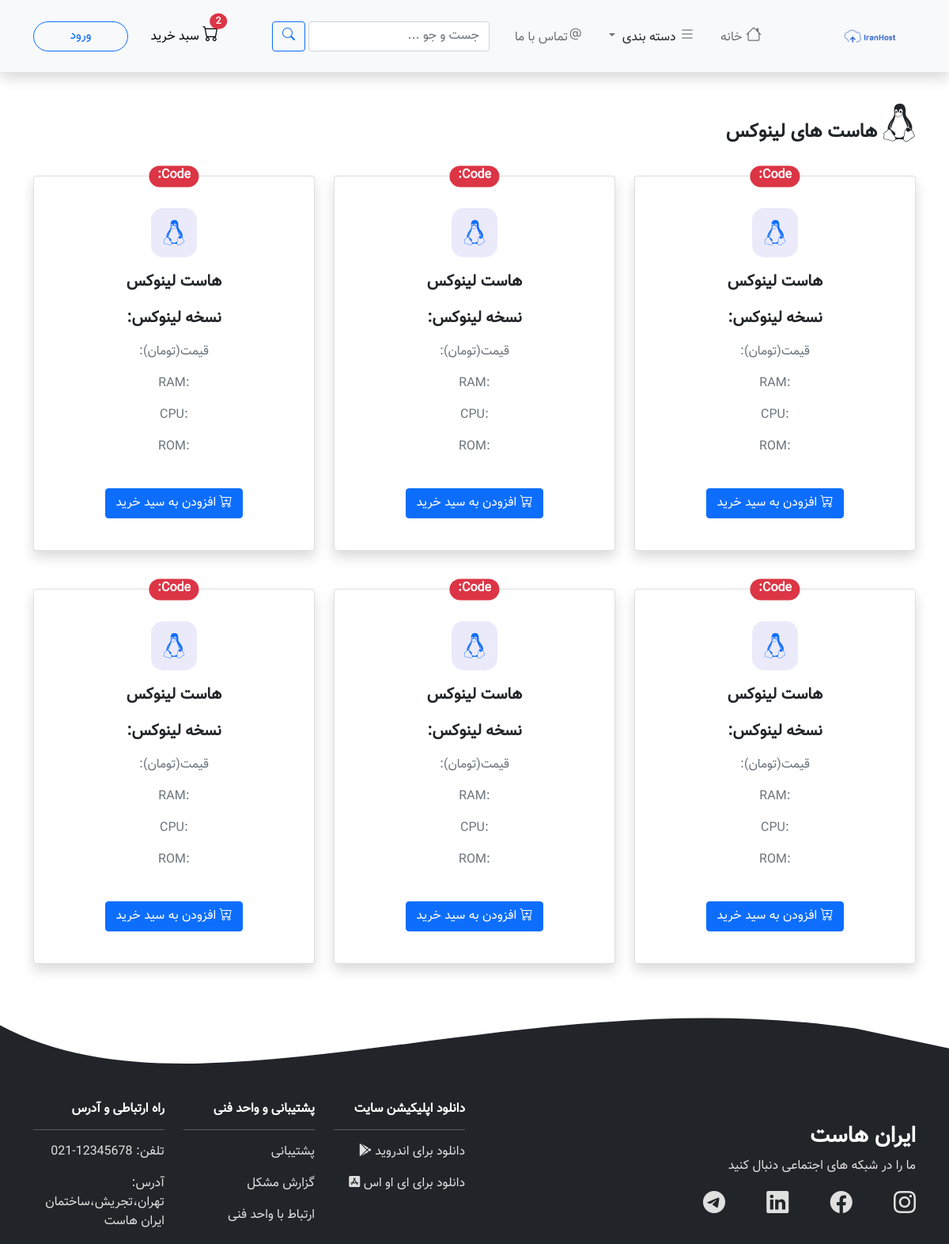
Before: /linux.php with the older database file.
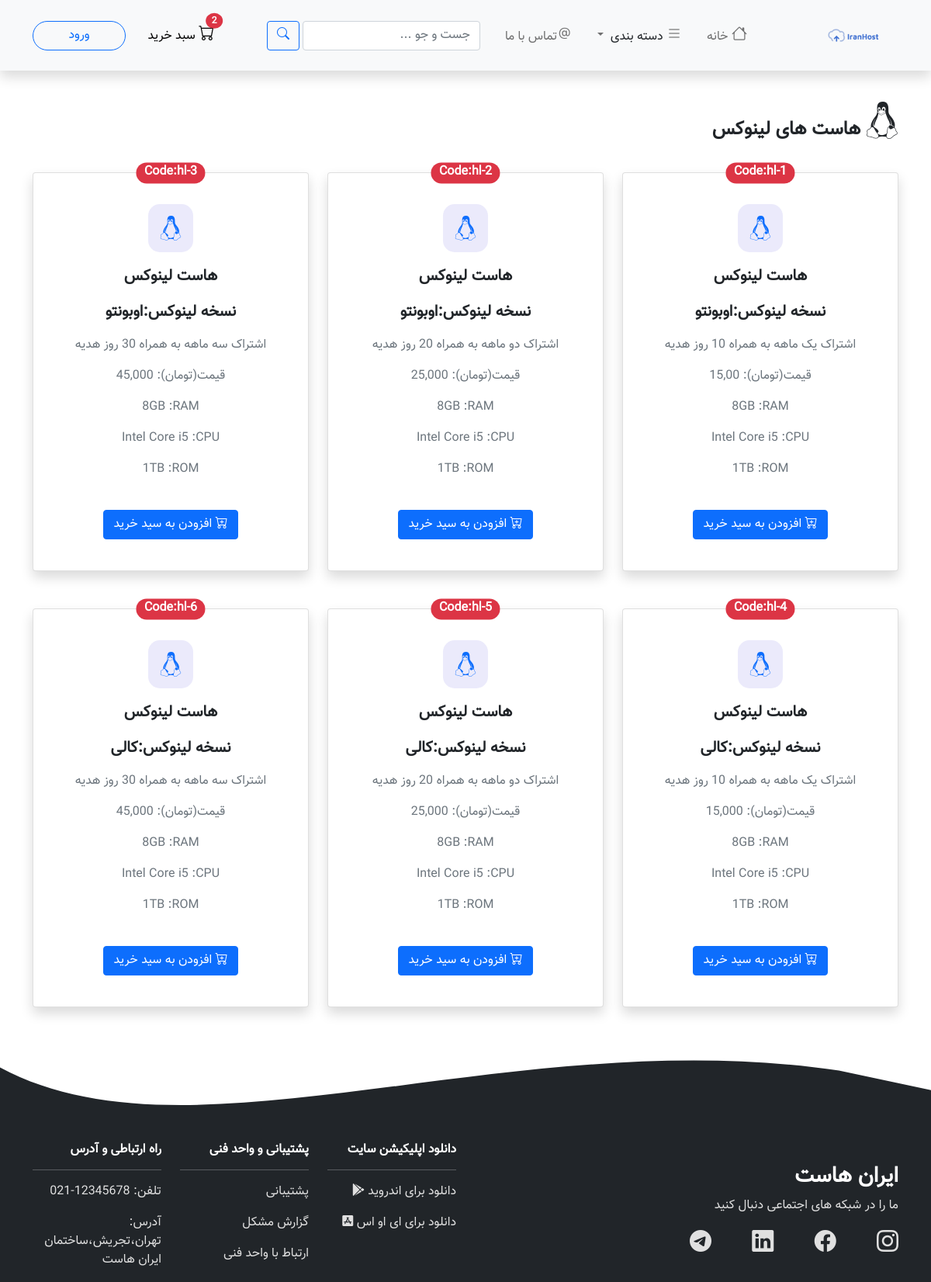
After: the same page with the newer database file.
### tables this page shows
CREATE TABLE IF NOT EXISTS `linuxhost` (
  `code` varchar(10) NOT NULL,
  `version` varchar(10) NOT NULL,
  `title` varchar(40) NOT NULL,
  `price` varchar(10) NOT NULL,
  `ram` varchar(10) NOT NULL,
  `cpu` varchar(20) NOT NULL,
  `rom` varchar(15) NOT NULL,
  PRIMARY KEY (`code`)
);

### linux.php (the view, shortened to what the rows shown need)
<?php
try {
    $link = mysqli_connect("localhost", "root", "", "hostsite");
} catch (Exception $exception) {
    echo $exception;
}
mysqli_query($link,"SET NAMES utf8");
?>
<!DOCTYPE html>
<html lang="fa" dir="rtl">
  <head>
    <link
      rel="stylesheet"
      href="https://cdn.jsdelivr.net/npm/bootstrap@5.1.0/dist/css/bootstrap.rtl.min.css"
    />
    <link
      rel="stylesheet"
      href="https://cdn.jsdelivr.net/npm/bootstrap-icons@1.5.0/font/bootstrap-icons.css"
    />
    <link rel="stylesheet" href="./style.css" />
  </head>
  <body>
    <section class="mt-3">
      <div class="container">
        <div class="row align-items-center">
          <div class="col-md-4">
            <div class="card text-center shadow my-4 py-4 position-relative">
              <span
                class="
                  position-absolute
                  top-0
                  start-50
                  translate-middle
                  badge
                  rounded-pill
                  bg-danger
                  fw-bold
                  fs-6
                "
              >
                   <?php
                   $query="SELECT * FROM linuxhost WHERE code='hl-1' ";
                   $result=mysqli_query($link,$query);
                   $row=mysqli_fetch_array($result);
                   ?>
                <span>Code:</span><span><?php echo $row['code'];?></span>
              </span>
              <div class="card-body">
                <i class="fab fa-linux icon fa-2x"></i>
                <p class="lead card-title fw-bold my-3">هاست لینوکس</p>
                <p class="lead card-title fw-bold my-3">نسخه لینوکس:<?php echo $row['version'];?></p>
                <p class="card-text text-muted">
                    <?php echo $row['title'];?>
                </p>
                <p class="card-text text-muted">
                  <span> قیمت(تومان): </span> <span><?php echo $row['price'];?></span>
                </p>
                <p class="card-text text-muted">
                  <span> <?php echo $row['ram'];?> </span> <span>:RAM</span>
                </p>
                <p class="card-text text-muted">
                  <span> <?php echo $row['cpu'];?></span> <span>:CPU</span>
                </p>
                <p class="card-text text-muted">
                  <span><?php echo $row['rom'];?> </span> <span>:ROM</span>
                </p>
                <br />
                <button class="btn btn-primary">
                  <span><i class="bi bi-cart-plus"></i></span> افزودن به سید
                  خرید
                </button>
              </div>
            </div>
          </div>
          <div class="col-md-4">
            <div class="card text-center shadow my-4 py-4 position-relative">
              <span
                class="
                  position-absolute
                  top-0
                  start-50
                  translate-middle
                  badge
                  rounded-pill
                  bg-danger
                  fw-bold
                  fs-6
                "
              >
                <?php
                $query="SELECT * FROM linuxhost WHERE code='hl-2' ";
                $result=mysqli_query($link,$query);
                $row=mysqli_fetch_array($result);
                ?>
                <span>Code:</span><span><?php echo $row['code'];?></span>
              </span>
                <div class="card-body">
                    <i class="fab fa-linux icon fa-2x"></i>
                    <p class="lead card-title fw-bold my-3">هاست لینوکس</p>
                    <p class="lead card-title fw-bold my-3">نسخه لینوکس:<?php echo $row['version'];?></p>
                    <p class="card-text text-muted">
                        <?php echo $row['title'];?>
                    </p>
                    <p class="card-text text-muted">
                        <span> قیمت(تومان): </span> <span><?php echo $row['price'];?></span>
                    </p>
                    <p class="card-text text-muted">
                        <span> <?php echo $row['ram'];?> </span> <span>:RAM</span>
                    </p>
                    <p class="card-text text-muted">
                        <span> <?php echo $row['cpu'];?></span> <span>:CPU</span>
                    </p>
                    <p class="card-text text-muted">
                        <span><?php echo $row['rom'];?> </span> <span>:ROM</span>
                    </p>
                    <br />
                <button class="btn btn-primary">
                  <span><i class="bi bi-cart-plus"></i></span> افزودن به سید
                  خرید
                </button>
              </div>
            </div>
          </div>
          <div class="col-md-4">
            <div class="card text-center shadow my-4 py-4 position-relative">
              <span
                class="
                  position-absolute
                  top-0
                  start-50
                  translate-middle
                  badge
                  rounded-pill
                  bg-danger
                  fw-bold
                  fs-6
                "
              >
                <?php
                $query="SELECT * FROM linuxhost WHERE code='hl-3' ";
                $result=mysqli_query($link,$query);
                $row=mysqli_fetch_array($result);
                ?>
                <span>Code:</span><span><?php echo $row['code'];?></span>
              </span>
                <div class="card-body">
                    <i class="fab fa-linux icon fa-2x"></i>
                    <p class="lead card-title fw-bold my-3">هاست لینوکس</p>
                    <p class="lead card-title fw-bold my-3">نسخه لینوکس:<?php echo $row['version'];?></p>
                    <p class="card-text text-muted">
                        <?php echo $row['title'];?>
                    </p>
                    <p class="card-text text-muted">
                        <span> قیمت(تومان): </span> <span><?php echo $row['price'];?></span>
                    </p>
                    <p class="card-text text-muted">
                        <span> <?php echo $row['ram'];?> </span> <span>:RAM</span>
                    </p>
                    <p class="card-text text-muted">
                        <span> <?php echo $row['cpu'];?></span> <span>:CPU</span>
                    </p>
                    <p class="card-text text-muted">
                        <span><?php echo $row['rom'];?> </span> <span>:ROM</span>
                    </p>
                    <br />
                <button class="btn btn-primary">
                  <span><i class="bi bi-cart-plus"></i></span> افزودن به سید
                  خرید
                </button>
              </div>
            </div>
          </div>
        </div>
        <div class="row align-items-center">
          <div class="col-md-4">
            <div class="card text-center shadow my-4 py-4 position-relative">
              <span
                class="
                  position-absolute
                  top-0
                  start-50
                  translate-middle
                  badge
                  rounded-pill
                  bg-danger
                  fw-bold
                  fs-6
                "
              >
               <?php
               $query="SELECT * FROM linuxhost WHERE code='hl-4' ";
               $result=mysqli_query($link,$query);
               $row=mysqli_fetch_array($result);
               ?>
                <span>Code:</span><span><?php echo $row['code'];?></span>
              </span>
                <div class="card-body">
                    <i class="fab fa-linux icon fa-2x"></i>
                    <p class="lead card-title fw-bold my-3">هاست لینوکس</p>
                    <p class="lead card-title fw-bold my-3">نسخه لینوکس:<?php echo $row['version'];?></p>
                    <p class="card-text text-muted">
                        <?php echo $row['title'];?>
                    </p>
                    <p class="card-text text-muted">
                        <span> قیمت(تومان): </span> <span><?php echo $row['price'];?></span>
                    </p>
                    <p class="card-text text-muted">
                        <span> <?php echo $row['ram'];?> </span> <span>:RAM</span>
                    </p>
                    <p class="card-text text-muted">
                        <span> <?php echo $row['cpu'];?></span> <span>:CPU</span>
                    </p>
                    <p class="card-text text-muted">
                        <span><?php echo $row['rom'];?> </span> <span>:ROM</span>
                    </p>
                    <br />
                <button class="btn btn-primary">
                  <span><i class="bi bi-cart-plus"></i></span> افزودن به سید
                  خرید
                </button>
              </div>
            </div>
          </div>
          <div class="col-md-4">
            <div class="card text-center shadow my-4 py-4 position-relative">
              <span
                class="
                  position-absolute
                  top-0
                  start-50
                  translate-middle
                  badge
                  rounded-pill
                  bg-danger
                  fw-bold
                  fs-6
                "
              >
                <?php
                $query="SELECT * FROM linuxhost WHERE code='hl-5' ";
                $result=mysqli_query($link,$query);
                $row=mysqli_fetch_array($result);
                ?>
                <span>Code:</span><span><?php echo $row['code'];?></span>
              </span>
                <div class="card-body">
                    <i class="fab fa-linux icon fa-2x"></i>
                    <p class="lead card-title fw-bold my-3">هاست لینوکس</p>
                    <p class="lead card-title fw-bold my-3">نسخه لینوکس:<?php echo $row['version'];?></p>
                    <p class="card-text text-muted">
                        <?php echo $row['title'];?>
                    </p>
                    <p class="card-text text-muted">
                        <span> قیمت(تومان): </span> <span><?php echo $row['price'];?></span>
                    </p>
                    <p class="card-text text-muted">
                        <span> <?php echo $row['ram'];?> </span> <span>:RAM</span>
                    </p>
                    <p class="card-text text-muted">
                        <span> <?php echo $row['cpu'];?></span> <span>:CPU</span>
                    </p>
                    <p class="card-text text-muted">
                        <span><?php echo $row['rom'];?> </span> <span>:ROM</span>
                    </p>
                    <br />
                <button class="btn btn-primary">
                  <span><i class="bi bi-cart-plus"></i></span> افزودن به سید
                  خرید
                </button>
              </div>
            </div>
          </div>
          <div class="col-md-4">
            <div class="card text-center shadow my-4 py-4 position-relative">
              <span
                class="
                  position-absolute
                  top-0
                  start-50
                  translate-middle
                  badge
                  rounded-pill
                  bg-danger
                  fw-bold
                  fs-6
                "
              >
                <?php
                $query="SELECT * FROM linuxhost WHERE code='hl-6' ";
                $result=mysqli_query($link,$query);
                $row=mysqli_fetch_array($result);
                ?>
                <span>Code:</span><span><?php echo $row['code'];?></span>
              </span>
                <div class="card-body">
                    <i class="fab fa-linux icon fa-2x"></i>
                    <p class="lead card-title fw-bold my-3">هاست لینوکس</p>
                    <p class="lead card-title fw-bold my-3">نسخه لینوکس:<?php echo $row['version'];?></p>
                    <p class="card-text text-muted">
                        <?php echo $row['title'];?>
                    </p>
                    <p class="card-text text-muted">
                        <span> قیمت(تومان): </span> <span><?php echo $row['price'];?></span>
                    </p>
                    <p class="card-text text-muted">
                        <span> <?php echo $row['ram'];?> </span> <span>:RAM</span>
                    </p>
                    <p class="card-text text-muted">
                        <span> <?php echo $row['cpu'];?></span> <span>:CPU</span>
                    </p>
                    <p class="card-text text-muted">
                        <span><?php echo $row['rom'];?> </span> <span>:ROM</span>
                    </p>
                    <br />
                <button class="btn btn-primary">
                  <span><i class="bi bi-cart-plus"></i></span> افزودن به سید
                  خرید
                </button>
              </div>
            </div>
          </div>
        </div>
      </div>
    </section>
  </body>
</html>

Changed rows visible on the page:
added linuxhost: code "hl-1", version "اوبونتو", title "اشتراک یک ماهه به همراه 10 روز هدیه", price "15,00", ram "8GB", cpu "Intel Core i5", rom "1TB"
added linuxhost: code "hl-2", version "اوبونتو", title "اشتراک دو ماهه به همراه 20 روز هدیه", price "25,000", ram "8GB", cpu "Intel Core i5", rom "1TB"
added linuxhost: code "hl-3", version "اوبونتو", title "اشتراک سه ماهه به همراه 30 روز هدیه", price "45,000", ram "8GB", cpu "Intel Core i5", rom "1TB"
added linuxhost: code "hl-4", version "کالی", title "اشتراک یک ماهه به همراه 10 روز هدیه", price "15,000", ram "8GB", cpu "Intel Core i5", rom "1TB"
added linuxhost: code "hl-5", version "کالی", title "اشتراک دو ماهه به همراه 20 روز هدیه", price "25,000", ram "8GB", cpu "Intel Core i5", rom "1TB"
added linuxhost: code "hl-6", version "کالی", title "اشتراک سه ماهه به همراه 30 روز هدیه", price "45,000", ram "8GB", cpu "Intel Core i5", rom "1TB"
